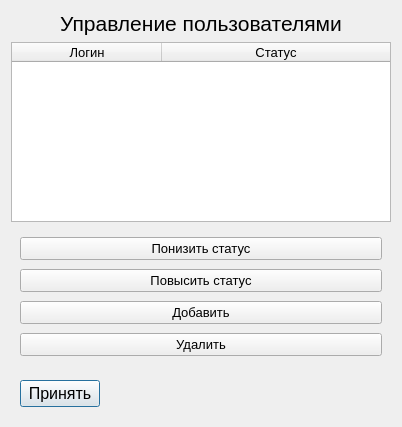
<?xml version="1.0" encoding="UTF-8"?>
<ui version="4.0">
 <class>ManageUsers</class>
 <widget class="QDialog" name="ManageUsers">
  <property name="geometry">
   <rect>
    <x>0</x>
    <y>0</y>
    <width>402</width>
    <height>427</height>
   </rect>
  </property>
  <property name="windowTitle">
   <string>Dialog</string>
  </property>
  <layout class="QGridLayout" name="gridLayout">
   <item row="4" column="0">
    <layout class="QHBoxLayout" name="horizontalLayout">
     <property name="leftMargin">
      <number>9</number>
     </property>
     <property name="topMargin">
      <number>9</number>
     </property>
     <property name="rightMargin">
      <number>9</number>
     </property>
     <property name="bottomMargin">
      <number>9</number>
     </property>
     <item>
      <widget class="QPushButton" name="accept">
       <property name="font">
        <font>
         <pointsize>12</pointsize>
        </font>
       </property>
       <property name="cursor">
        <cursorShape>PointingHandCursor</cursorShape>
       </property>
       <property name="text">
        <string>Принять</string>
       </property>
      </widget>
     </item>
     <item>
      <spacer name="horizontalSpacer">
       <property name="orientation">
        <enum>Qt::Horizontal</enum>
       </property>
       <property name="sizeHint" stdset="0">
        <size>
         <width>40</width>
         <height>20</height>
        </size>
       </property>
      </spacer>
     </item>
    </layout>
   </item>
   <item row="3" column="0">
    <layout class="QGridLayout" name="gridLayout_2" rowstretch="0,0,0,0" columnstretch="0">
     <property name="leftMargin">
      <number>9</number>
     </property>
     <property name="topMargin">
      <number>9</number>
     </property>
     <property name="rightMargin">
      <number>9</number>
     </property>
     <property name="bottomMargin">
      <number>9</number>
     </property>
     <property name="spacing">
      <number>9</number>
     </property>
     <item row="1" column="0">
      <widget class="QPushButton" name="up">
       <property name="font">
        <font>
         <pointsize>10</pointsize>
        </font>
       </property>
       <property name="cursor">
        <cursorShape>PointingHandCursor</cursorShape>
       </property>
       <property name="text">
        <string>Повысить статус</string>
       </property>
      </widget>
     </item>
     <item row="2" column="0">
      <widget class="QPushButton" name="add">
       <property name="font">
        <font>
         <pointsize>10</pointsize>
        </font>
       </property>
       <property name="cursor">
        <cursorShape>PointingHandCursor</cursorShape>
       </property>
       <property name="text">
        <string>Добавить</string>
       </property>
      </widget>
     </item>
     <item row="3" column="0">
      <widget class="QPushButton" name="delete_2">
       <property name="font">
        <font>
         <pointsize>10</pointsize>
        </font>
       </property>
       <property name="cursor">
        <cursorShape>PointingHandCursor</cursorShape>
       </property>
       <property name="text">
        <string>Удалить</string>
       </property>
      </widget>
     </item>
     <item row="0" column="0">
      <widget class="QPushButton" name="down">
       <property name="font">
        <font>
         <pointsize>10</pointsize>
        </font>
       </property>
       <property name="cursor">
        <cursorShape>PointingHandCursor</cursorShape>
       </property>
       <property name="text">
        <string>Понизить статус</string>
       </property>
      </widget>
     </item>
    </layout>
   </item>
   <item row="0" column="0">
    <widget class="QLabel" name="label">
     <property name="enabled">
      <bool>true</bool>
     </property>
     <property name="font">
      <font>
       <pointsize>16</pointsize>
      </font>
     </property>
     <property name="text">
      <string>Управление пользователями</string>
     </property>
     <property name="alignment">
      <set>Qt::AlignCenter</set>
     </property>
    </widget>
   </item>
   <item row="1" column="0">
    <widget class="QTableWidget" name="TableUsers">
     <property name="font">
      <font>
       <family>MS Shell Dlg 2</family>
       <pointsize>10</pointsize>
      </font>
     </property>
     <property name="editTriggers">
      <set>QAbstractItemView::NoEditTriggers</set>
     </property>
     <property name="selectionMode">
      <enum>QAbstractItemView::SingleSelection</enum>
     </property>
     <property name="selectionBehavior">
      <enum>QAbstractItemView::SelectRows</enum>
     </property>
     <attribute name="horizontalHeaderCascadingSectionResizes">
      <bool>false</bool>
     </attribute>
     <attribute name="horizontalHeaderMinimumSectionSize">
      <number>35</number>
     </attribute>
     <attribute name="horizontalHeaderDefaultSectionSize">
      <number>150</number>
     </attribute>
     <attribute name="horizontalHeaderShowSortIndicator" stdset="0">
      <bool>false</bool>
     </attribute>
     <attribute name="horizontalHeaderStretchLastSection">
      <bool>true</bool>
     </attribute>
     <column>
      <property name="text">
       <string>Логин</string>
      </property>
     </column>
     <column>
      <property name="text">
       <string>Статус</string>
      </property>
     </column>
    </widget>
   </item>
  </layout>
 </widget>
 <resources/>
 <connections>
  <connection>
   <sender>accept</sender>
   <signal>clicked()</signal>
   <receiver>ManageUsers</receiver>
   <slot>accept()</slot>
   <hints>
    <hint type="sourcelabel">
     <x>346</x>
     <y>395</y>
    </hint>
    <hint type="destinationlabel">
     <x>200</x>
     <y>213</y>
    </hint>
   </hints>
  </connection>
  <connection>
   <sender>up</sender>
   <signal>clicked()</signal>
   <receiver>ManageUsers</receiver>
   <slot>slotUpDownStatus()</slot>
   <hints>
    <hint type="sourcelabel">
     <x>70</x>
     <y>313</y>
    </hint>
    <hint type="destinationlabel">
     <x>200</x>
     <y>213</y>
    </hint>
   </hints>
  </connection>
  <connection>
   <sender>down</sender>
   <signal>clicked()</signal>
   <receiver>ManageUsers</receiver>
   <slot>slotUpDownStatus()</slot>
   <hints>
    <hint type="sourcelabel">
     <x>184</x>
     <y>313</y>
    </hint>
    <hint type="destinationlabel">
     <x>200</x>
     <y>213</y>
    </hint>
   </hints>
  </connection>
 </connections>
 <slots>
  <slot>slotUpDownStatus()</slot>
 </slots>
</ui>
